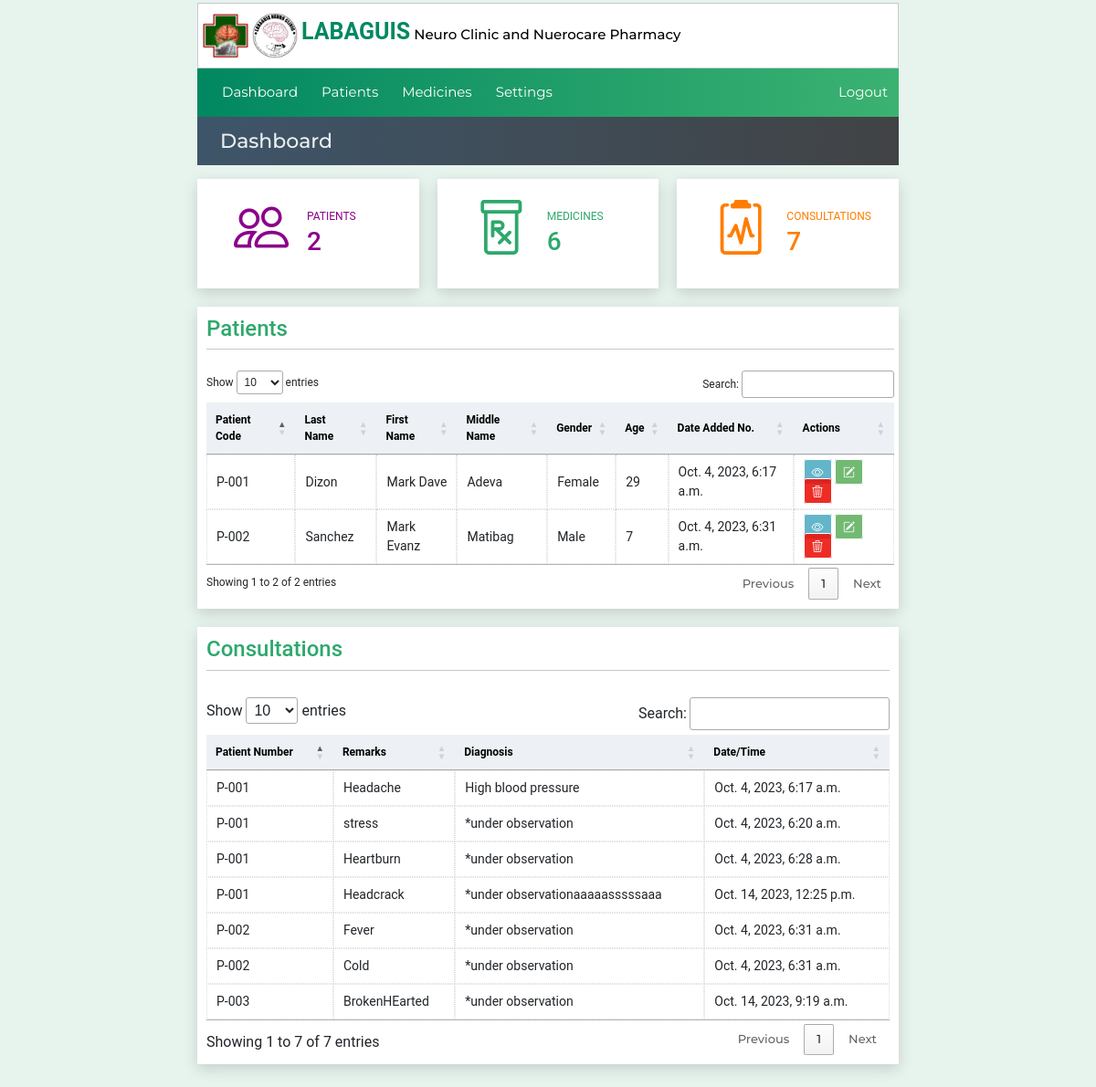
The app's page / (signed in) with its own data.
### website/models.py (models this page shows, shortened)
class Patient(models.Model):
    created_at = models.DateTimeField(auto_now_add=True)
    patient_code=models.CharField(max_length=50)
    first_name = models.CharField(max_length=50)
    middle_name = models.CharField(max_length=50)
    last_name = models.CharField(max_length=50)
    age = models.CharField(max_length=50)
    bday = models.CharField(max_length=50,default='')
    civil_status = models.CharField(max_length=50,default='')
    gender = models.CharField(max_length=50)
    address = models.CharField(max_length=100)
    contact_number = models.CharField(max_length=50)

class Patienthistory(models.Model):
    created_at = models.DateTimeField(auto_now_add=True)
    consultCounter = models.CharField(max_length=50)
    patient_code=models.CharField(max_length=50)
    diagnosis = models.TextField(default="*under observation",max_length=500,null=True, blank=True)
    remarks = models.TextField(max_length=500,null=True, blank=True)

### website/views.py (the view)
# urls.py: path('',views.dashboard, name='dashboard'),
@login_required(login_url="loginuser")
def dashboard(request):
    consultationtable = Patienthistory.objects.all()
    patientcount=Patient.objects.all().count()
    medicinecount= Medicinelist.objects.all().count()
    consultationscount= Patienthistory.objects.all().count()
    context = {"consultationtable":consultationtable,
               'patientsdata': Patient.objects.all(),
               'patientcount':patientcount,
               'medicinecount':medicinecount,
               'consultationscount':consultationscount,
               }
    return render(request, 'dashboard.html',context)

### website/templates/dashboard.html (shortened to what this page needs)
{% extends 'index.html' %}
 {% block pagetitle %} Dashboard{% endblock pagetitle%}
 {% block content%}
    <div class="dashboard-row2">
            <div< class="dashboard-patient">
                <h5><i class="bi patienticon bi-people"></i></h5>
                <div class="mt-2">
                    <span style="font-size: 12px">PATIENTS</span>
                    <h3>{{patientcount}}</h3>
                </div>
            </div<>
            <div< class="dashboard-medicines">
                <h5><i class="bi patienticon bi-prescription"></i></h5>
                <div class="mt-2">
                    <span style="font-size: 12px">MEDICINES</span>
                    <h3>{{medicinecount}}</h3>
                </div>
            </div<>
            <div< class="dashboard-consultations">
                <h4><i class="bi patienticon bi-clipboard2-pulse"></i></h4>
                <div class="mt-2">
                    <span style="font-size: 12px">CONSULTATIONS</span>
                    <h3>{{consultationscount}}</h3>
                </div>
            </div<>
    </div>
      <div class="container4">
        <div class="table-box2">
            <h4 style="color:#2ea86d;padding-top:10px;">Patients</h4>
            <hr><br>
          {% include 'patientstable.html' %}
        </div>
        </div>
    <div class="dashboard-row">
        <div class="dashboard-tblconsultations">
            <h4 style="color:#2ea86d">Consultations</h4>
            <hr><br>
            <table id="consultation-table" class="patient-table">
                <thead class="table-success">
                    <th>Patient Number</th>
                    <th>Remarks</th>
                    <th>Diagnosis</th>
                    <th>Date/Time</th>
                </thead>
                {% for x in consultationtable %}
                    <tr>
                        <td>{{x.patient_code}}</td>
                        <td>{{x.remarks}}</td>
                        <td>{{x.diagnosis}}</td>
                        <td>{{x.created_at}}</td>
                    </tr>
                {% endfor %}
            </table>
            </div>
    </div>
 {%endblock%}

### website/templates/patientstable.html
    <table id="patienttable" class="patient-tables">
      <thead >
        <th>Patient Code</th>
        <th>Last Name</th>
        <th>First Name</th>
        <th>Middle Name</th>
        <th>Gender</th>
        <th>Age</th>
        <th>Date Added No.</th>
        <th>Actions</th>
      </thead>
      <tbody>
        {% for x in patientsdata %}
        <tr>
          <td>{{x.patient_code}}</td>
          <td>{{x.last_name}}</td>
          <td>{{x.first_name}}</td>
          <td>{{x.middle_name}}</td>
          <td>{{x.gender}}</td>
          <td>{{x.age}}</td>
          <td>{{x.created_at}}</td>
          <td>
            <a href="{% url 'patientinfo' x.id %}" id="link-view"><i class="bi bi-eye"></i></a>
            <a href="{% url 'editpatient' x.id %}" id="link-edit"><i class="bi bi-pencil-square"></i></a>
            <a href="{% url 'deletepatient' x.id %}" id="link-delete"><i class="bi bi-trash3"></i></a>
          </td>
        </tr>
        {% endfor %}
      </tbody>
    </table>

### website/static/style.css (style rules this page uses)
* { box-sizing:border-box; margin: 0; padding: 0; font-family: 'Roboto', sans-serif; }
body { background-color: #e7f3ed; }
header li,a,strong, button { font-family: 'Montserrat', sans-serif; font-weight: 500; font-size: 13px; color: #edf0f1; text-decoration: none; padding: 0px 0px; margin: 0px 0px; }
.container4 { height: 100%; margin-top: 0px; width: 100%; background-color: white; box-shadow: 0 5px 15px 0 #00000026; }
.table-box2 { margin: 0; padding: 0 5px 10px 10px; background-color: white; height: auto; width: 100%; font-size: 12px; }
table { width: 100%; }
th { padding: 10px; font-size: 12px; color: black; background-color: #b4c3d33c; }
tr { font-size: 14px; }
td { border: 1px dotted #ddd; width: auto; }
#link-view { color: white; border: 1px solid white; padding: 5px 8px; background-color: #0087a99c; border-radius: 3px; }
#link-edit { color: white; border: 1px solid white; padding: 5px 8px; background-color:rgba(0, 128, 0, 0.553); border-radius: 3px; }
#link-delete { color: white; border: 1px solid white; padding: 5px 8px; background-color:rgba(235, 18, 11, 0.89); border-radius: 3px; }
hr { margin: 0; padding: 0; }
.dashboard-patient { font-family: Verdana; background-color: white; width: 100%; padding: 20px; display: inline-flex; color: darkmagenta; box-shadow: 0 5px 15px 0 #00000026; margin-right: 20px; }
.dashboard-medicines { font-family: Verdana; background-color: white; width: 100%; padding: 20px; display: inline-flex; color: #2ea86d; box-shadow: 0 5px 15px 0 #00000026; }
.dashboard-consultations { font-family: Verdana; background-color: white; width: 100%; padding: 20px; display: inline-flex; color: #ff7d00; box-shadow: 0 5px 15px 0 #00000026; margin-left: 20px; }
.patienticon { font-family:Tahoma; font-size: 60px; margin: 20px; }
.dashboard-row { width: 100%; display: inline-flex; margin: 20px 0; }
.dashboard-row2 { width: 100%; display: inline-flex; margin:10px 0 20px 0; }
.dashboard-tblconsultations { font-family: Verdana; background-color: white; width: 100%; padding: 10px; box-shadow: 0 5px 15px 0 #00000026; }
#consultation-table { font-size: 12px; }

### records on screen
Patient: patient_code "P-001", last_name "Dizon", first_name "Mark Dave", middle_name "Adeva", gender "Female", age "29", created_at "Oct. 4, 2023, 6:17 a.m."
Patient: patient_code "P-002", last_name "Sanchez", first_name "Mark Evanz", middle_name "Matibag", gender "Male", age "7", created_at "Oct. 4, 2023, 6:31 a.m."
Patienthistory: patient_code "P-001", remarks "Headache", diagnosis "High blood pressure", created_at "Oct. 4, 2023, 6:17 a.m."
Patienthistory: patient_code "P-001", remarks "stress", diagnosis "*under observation", created_at "Oct. 4, 2023, 6:20 a.m."
Patienthistory: patient_code "P-001", remarks "Heartburn", diagnosis "*under observation", created_at "Oct. 4, 2023, 6:28 a.m."
Patienthistory: patient_code "P-002", remarks "Fever", diagnosis "*under observation", created_at "Oct. 4, 2023, 6:31 a.m."
Patienthistory: patient_code "P-002", remarks "Cold", diagnosis "*under observation", created_at "Oct. 4, 2023, 6:31 a.m."
Patienthistory: patient_code "P-003", remarks "BrokenHEarted", diagnosis "*under observation", created_at "Oct. 14, 2023, 9:19 a.m."
Patienthistory: patient_code "P-001", remarks "Headcrack", diagnosis "*under observationaaaaasssssaaa", created_at "Oct. 14, 2023, 12:25 p.m."

### other values on screen
{{ patientcount }} "2"
{{ medicinecount }} "6"
{{ consultationscount }} "7"
